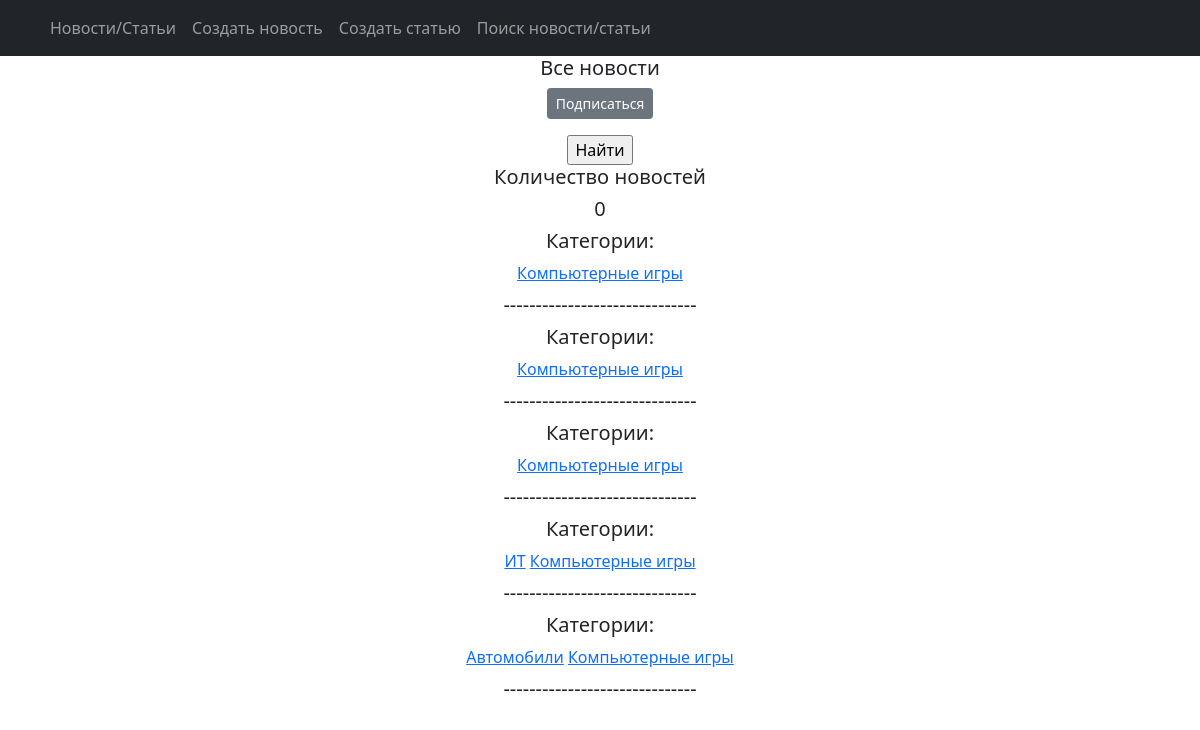
Screenshot of /news/categories/3 with the database file from the repository.
### np_app/models.py (models this page shows, shortened)
class Post(models.Model):
    article = 'Arti'
    news = 'News'
    POSTS = [
        (article, 'Статья'),
        (news, 'Новости')
    ]
    author = models.ForeignKey(Author, on_delete=models.CASCADE)
    choice = models.CharField(max_length=4, choices=POSTS, default=article)
    time_create_post = models.DateTimeField(auto_now_add=True)
    category = models.ManyToManyField(Category, through='PostCategory')
    header_post = models.CharField(max_length=255)
    text_post = models.TextField()
    rate_post = models.IntegerField(default=0)

class Category(models.Model):
    genre = models.CharField(max_length=255, unique=True)
    subscribers = models.ManyToManyField(User, blank=True, null=True, related_name='categories')
    def __str__(self):
        return f'{self.genre}'

### np_app/views.py (the view)
# urls.py: path('categories/<int:pk>', CategoryListView.as_view(), name='category_list'),
class CategoryListView(ListView):
    model = Post
    template_name = 'category_list.html'
    context_object_name = 'category_news_list'
    def get_queryset(self):
        self.genre = get_object_or_404(Category, id=self.kwargs['pk'])
        queryset = Post.objects.filter(category=self.genre).order_by('-time_create_post')
        return queryset
    def get_context_data(self, **kwargs):
        context = super().get_context_data(**kwargs)
        context['is_not_subscriber'] = self.request.user not in self.genre.subscribers.all()
        context['category'] = self.genre
        return context

### templates/category_list.html (shortened to what this page needs)
{% extends 'flatpages/default.html' %}
{% load custom_tags %}
{% block content %}
<h5>Все новости</h5>
    {% if is_not_subscriber %}
        <p class="text-center"><a href="{% url 'subscribe' category.id %}" class="btn btn-secondary btn-sm">Подписаться</a></p>
    {% endif %}
   <form action="" method="get">
       <input type="submit" value="Найти" />
   </form>
<h5>Количество новостей</h5>
<h5>{{ posts|length }}</h5>
{% for post in category_news_list %}
    <h5>Категории:</h5>
        {%for category in post.category.all %}
            <a href="{% url 'category_list' category.id %}">{{ category }}</a>
        {% endfor %}
<h5>------------------------------</h5>
{% endfor %}
{% endblock content %}

### rows the page displays
Category: genre "Компьютерные игры"
Category: genre "ИТ"
Category: genre "Автомобили"

### other values shown
{{ posts|length }} "0"
